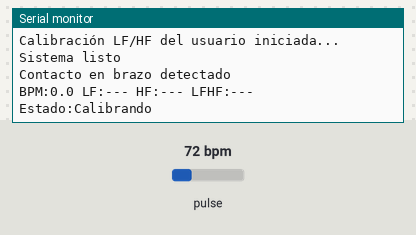
The program below on a simulated ESP32. Shown: the last lines printed to the serial monitor. The test bench sets the inputs (shaded band); at power-on: pulse 72 bpm. Nothing arrives over Bluetooth unless stated; a phone connects over Bluetooth LE 3 s after start.

Above: at 1.5 s.
1.6 s: pulse set to 42 bpm
At 3.0 s:
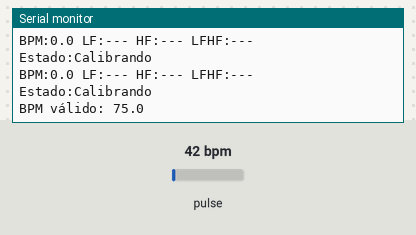
4.6 s: pulse set to 70 bpm
At 6.6 s:
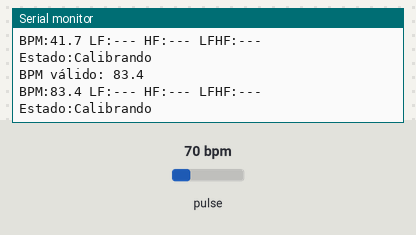
Timing chart, 0 to 8.1 s (numbered marks = the images above; inputs shaded):
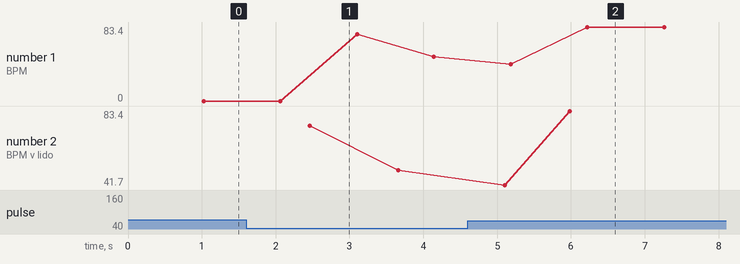

Measured:
- after the input at 1.6 s, the serial monitor: prints a new line after 0.86 s (image 1)
- after the input at 4.6 s, the serial monitor: prints a new line after 1.4 s (image 2)
- plotted number 1: 0 → 50 after the input at 1.6 s, 50 → 68.1 after the input at 4.6 s
- plotted number 2: 50 → 68.2 after the input at 4.6 s

The program:

main.cpp
```cpp
#include <Arduino.h>
#include <WiFi.h>
#include "esp_wifi.h"
#include <Wire.h>
#include "MAX30105.h"
#include <BLEDevice.h>
#include <BLEServer.h>
#include <BLEUtils.h>
#include <ArduinoFFT.h>

// CONFIGURACIÓN MAX30102
static const int PIN_SDA = 21;
static const int PIN_SCL = 22;

static const int SAMPLE_RATE_HZ = 50;
static const int PULSE_WIDTH_US = 118;
static const int ADC_RANGE_NA   = 8192;

static const float CONTACT_THR  = 40.0f;
static const float LOSE_THR     = 30.0f;

MAX30105 particleSensor;

// BLE CONFIG
static const char* BLE_NAME  = "AsistenteCognitivo";
static const char* SVC_UUID  = "12345678-1234-5678-1234-56789abcdef0";
static const char* CHAR_UUID = "abcd1234-ab12-cd34-ef56-abcdef123456";

BLECharacteristic* g_char = nullptr;
bool g_bleConnected = false;

// HRV FFT CONFIG
#define FFT_SIZE    256
#define RESAMPLE_HZ 4.0f

float vReal[FFT_SIZE];
float vImag[FFT_SIZE];
float rrInterp[FFT_SIZE];

ArduinoFFT<float> FFT(vReal, vImag, FFT_SIZE, RESAMPLE_HZ);

// AUTOCALIBRACIÓN LF/HF

bool baselineReady = false;
float baselineLFHF = 1.8f;
float baselineAccum = 0;
int baselineSamples = 0;
unsigned long baselineStart = 0;

void startBaselineCalibration() {
  baselineReady = false;
  baselineSamples = 0;
  baselineAccum = 0;
  baselineStart = millis();
  Serial.println("Calibración LF/HF del usuario iniciada...");
}

void updateBaseline(float ratio) {
  if (baselineReady) return;
  if (millis() - baselineStart < 60000) {
    if (ratio > 0.1f && ratio < 8.0f) {
      baselineAccum += ratio;
      baselineSamples++;
    }
    return;
  }
  if (baselineSamples >= 5) {
    baselineLFHF = baselineAccum / baselineSamples;
    Serial.printf("Baseline LF/HF calculado = %.2f (%d muestras)\n",
                  baselineLFHF, baselineSamples);
  } else {
    Serial.println("Baseline insuficiente. Usando 1.80 por defecto.");
    baselineLFHF = 1.80f;
  }
  baselineReady = true;
}


static const int RR_WINDOW = 100;
float rrWindow[RR_WINDOW];
int rrIndex = 0;
bool rrFull = false;

void addRR(float ms) {
  if (ms < 300 || ms > 2000) return;
  rrWindow[rrIndex] = ms / 1000.0f;  // sec
  rrIndex = (rrIndex + 1) % RR_WINDOW;
  if (rrIndex == 0) rrFull = true;
}

// INTERPOLACIÓN SOBRE VENTANA DESLIZANTE
int interpolateRR() {
  int N = rrFull ? RR_WINDOW : rrIndex;
  if (N < 8) return 0;

  float tRR[N];
  tRR[0] = 0;

  for (int i = 1; i < N; i++)
    tRR[i] = tRR[i-1] + rrWindow[(rrIndex - N + i + RR_WINDOW) % RR_WINDOW];

  float total = tRR[N - 1];
  float dt = 1.0f / RESAMPLE_HZ;

  int k = 0;
  float t = 0;

  while (t <= total && k < FFT_SIZE) {
    int j = 1;
    while (j < N && tRR[j] < t) j++;
    if (j >= N) break;

    int idx0 = (rrIndex - N + (j-1) + RR_WINDOW) % RR_WINDOW;
    int idx1 = (rrIndex - N + j + RR_WINDOW) % RR_WINDOW;

    float x0 = tRR[j-1], x1 = tRR[j];
    float y0 = rrWindow[idx0], y1 = rrWindow[idx1];
    float alpha = (t - x0) / (x1 - x0);
    rrInterp[k++] = y0 + (y1 - y0) * alpha;

    t += dt;
  }

  return k;
}

// FFT LF/HF
bool computeLFHF(float &LF, float &HF, float &ratio) {
  int N = interpolateRR();
  if (N < 32) return false;

  for (int i = 0; i < FFT_SIZE; i++) {
    vReal[i] = (i < N) ? rrInterp[i] : 0;
    vImag[i] = 0;
  }

  FFT.dcRemoval();
  FFT.windowing(FFTWindow::Hamming, FFTDirection::Forward);
  FFT.compute(FFTDirection::Forward);
  FFT.complexToMagnitude();

  float df = RESAMPLE_HZ / FFT_SIZE;

  LF = HF = 0;

  for (int i = 1; i < FFT_SIZE / 2; i++) {
    float f = i * df;
    if (f >= 0.04 && f <= 0.15) LF += vReal[i];
    else if (f >= 0.15 && f <= 0.40) HF += vReal[i];
  }

  if (HF < 1e-4) HF = 1e-4;
  ratio = LF / HF;
  return true;
}

// DETECTOR DE LATIDOS
struct HRDetector {

  static const int N = 10;
  float buf[N] = {0};
  int idx = 0;

  float last = 0;
  bool rising = false;
  unsigned long lastBeat = 0;
  float bpm = 0;

  float maxIR = 0, minIR = 1e9;
  bool contact = false;

  void reset() {
    for (int i = 0; i < N; i++) buf[i] = 0;
    idx = 0;
    last = 0;
    rising = false;
    lastBeat = 0;
    bpm = 0;
    maxIR = 0;
    minIR = 1e9;
  }

  bool update(long ir) {
    buf[idx] = ir;
    idx = (idx + 1) % N;

    float smooth = 0;
    for (int i = 0; i < N; i++) smooth += buf[i];
    smooth /= N;

    if (!contact && smooth > CONTACT_THR) {
      Serial.println("Contacto en brazo detectado");
      reset();
      contact = true;
      maxIR = minIR = smooth;
      return false;
    }

    if (contact && smooth < LOSE_THR) {
      Serial.println("Contacto perdido");
      contact = false;
      reset();
      return false;
    }

    if (!contact) return false;

    maxIR = max(maxIR, smooth);
    minIR = min(minIR, smooth);
    float span = maxIR - minIR;
    if (span < 5) return false;

    float thr = minIR + span * 0.45f;

    bool beat = false;

    if (smooth > thr && smooth > last) rising = true;

    if (rising && smooth < last) {
      unsigned long now = millis();
      if (lastBeat != 0) {
        unsigned long interval = now - lastBeat;
        float bpmCalc = 60000.0f / interval;
        if (bpmCalc >= 40 && bpmCalc <= 140) {
          bpm = bpmCalc;
          addRR(interval);
          beat = true;
          Serial.printf("BPM válido: %.1f\n", bpm);
        }
      }
      lastBeat = now;
      rising = false;
    }

    last = smooth;
    return beat;
  }

} detector;


// CLASIFICACIÓN

const char* classifyState(float adj, bool ready) {

  if (!ready) return "Calibrando";

  if (adj < 0.90f) return "Alta Concentracion";
  if (adj < 1.15f) return "Moderada";
  return "Distraccion";
}


// BLE CALLBACKS

class MyServerCallbacks : public BLEServerCallbacks {
  void onConnect(BLEServer*) override {
    g_bleConnected = true;
    Serial.println("BLE conectado");
  }
  void onDisconnect(BLEServer*) override {
    g_bleConnected = false;
    BLEDevice::startAdvertising();
  }
};

void disableWiFi() {
  WiFi.disconnect(true);
  WiFi.mode(WIFI_OFF);
  esp_wifi_stop();
}

bool initMAX30102() {
  Wire.begin(PIN_SDA, PIN_SCL);
  Wire.setClock(100000);

  if (!particleSensor.begin(Wire, I2C_SPEED_FAST)) {
    Serial.println("MAX30102 no detectado");
    return false;
  }

  particleSensor.setup(0x1A, 4, 2, SAMPLE_RATE_HZ, PULSE_WIDTH_US, ADC_RANGE_NA);
  particleSensor.setPulseAmplitudeRed(0x1F);
  particleSensor.setPulseAmplitudeIR(0x1A);
  particleSensor.setPulseAmplitudeGreen(0);

  particleSensor.clearFIFO();

  Serial.println("MAX30102 inicializado");
  return true;
}

BLEService* initBLE() {
  BLEDevice::init(BLE_NAME);

  BLEServer* srv = BLEDevice::createServer();
  srv->setCallbacks(new MyServerCallbacks());

  BLEService* svc = srv->createService(SVC_UUID);

  g_char = svc->createCharacteristic(
    CHAR_UUID,
    BLECharacteristic::PROPERTY_READ | BLECharacteristic::PROPERTY_NOTIFY
  );

  g_char->setValue("Sensor listo");
  svc->start();

  return svc;
}

void startAdvertising(BLEService* svc) {
  BLEAdvertising* adv = BLEDevice::getAdvertising();
  adv->addServiceUUID(SVC_UUID);
  adv->setScanResponse(true);
  BLEDevice::startAdvertising();
}

// PROCESAMIENTO CENTRAL: PPG + HRV + BLE
void processPPG() {

  static unsigned long lastHRV    = 0;
  static unsigned long lastNotify = 0;

  static float lastLF = 0, lastHF = 0, lastRatio = 0;
  static bool haveHRV = false;

  particleSensor.check();

  while (particleSensor.available()) {

    long ir = particleSensor.getFIFOIR();
    particleSensor.nextSample();

    if (ir == 0 || ir > 180000) continue;

    detector.update(ir);

    // HRV cada 3 s
    if (millis() - lastHRV > 3000) {
      float LF, HF, R;
      if (computeLFHF(LF, HF, R)) {
        lastLF = LF;
        lastHF = HF;
        lastRatio = R;
        haveHRV = true;
        updateBaseline(R);
      }
      lastHRV = millis();
    }

    // impresión + BLE cada 1 s
    if (millis() - lastNotify > 1000) {

      if (!haveHRV) {
        Serial.printf("BPM:%.1f LF:--- HF:--- LFHF:--- Estado:Calibrando\n",
                      detector.bpm);
      }
      else {
        float adj = baselineReady ? (lastRatio / baselineLFHF) : lastRatio;
        const char* estado = classifyState(adj, baselineReady);

        Serial.printf("BPM:%.1f LF:%.4f HF:%.4f LFHF:%.4f Adj:%.2f Estado:%s\n",
                      detector.bpm, lastLF, lastHF, lastRatio, adj, estado);
      }

      if (g_bleConnected) {
        char msg[128];

        if (!haveHRV) {
          snprintf(msg, sizeof(msg),
                   "BPM:%.1f LF:--- HF:--- LFHF:--- Estado:Calibrando",
                   detector.bpm);
        }
        else {
          float adj = baselineReady ? (lastRatio / baselineLFHF) : lastRatio;
          const char* estado = classifyState(adj, baselineReady);

          snprintf(msg, sizeof(msg),
                  "BPM:%.1f LF:%.3f HF:%.3f LFHF:%.3f Adj:%.2f Estado:%s",
                  detector.bpm, lastLF, lastHF, lastRatio, adj, estado);
        }

        g_char->setValue(msg);
        g_char->notify();
      }

      lastNotify = millis();
    }
  }
}

// SETUP & LOOP
void setup() {
  Serial.begin(115200);
  delay(300);

  disableWiFi();
  if (!initMAX30102()) while (1);

  BLEService* svc = initBLE();
  startAdvertising(svc);

  startBaselineCalibration();

  Serial.println("Sistema listo");
}

void loop() {
  processPPG();
  delay(1);
}
```

Prueba_motor.cpp
```cpp
#include <Arduino.h>
#include <WiFi.h>
#include "esp_wifi.h"
#include <Wire.h>
#include "MAX30105.h"
#include <BLEDevice.h>
#include <BLEServer.h>
#include <BLEUtils.h>
#include <ArduinoFFT.h>

// ==========================================================
// CONFIGURACIÓN MAX30102 — OPTIMIZADO PARA BRAZO
// ==========================================================
```
